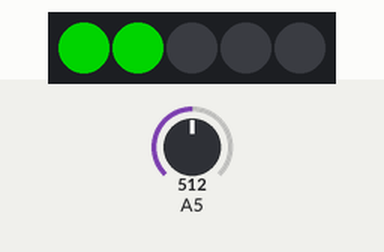
This sketch was run on a simulated Arduino Uno, built with avr-gcc and run on an emulated ATmega328P. On the bench: 5 RGB LEDs in strip order, left to right. The test bench sets the inputs (shaded band); at power-on: A5 = 512. Dim RGB values are drawn brighter than linear.

Above: at 1.8 s.
1.9 s: A5 set to 900
At 5.0 s:
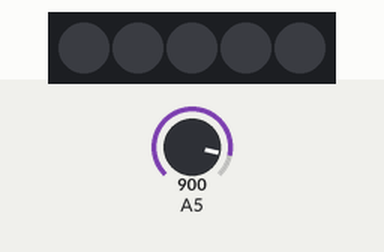
5.2 s: A5 set to 716
At 8.4 s:
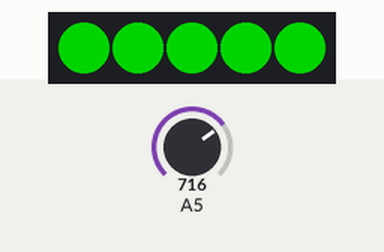
8.5 s: A5 set to 647
11.8 s: A5 set to 626
Timing chart, 0 to 14.3 s (numbered marks = the images above; inputs shaded):
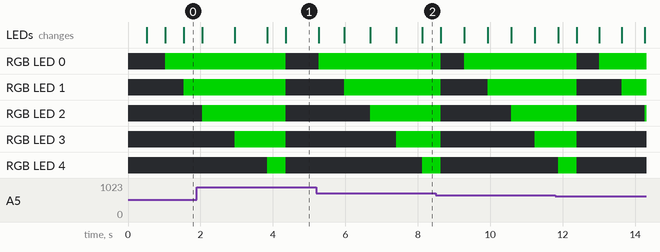

The sketch:

Fuellstand.ino
```cpp
#include <FastLED.h>


#define NUM_LEDS 5

#define DATA_PIN 3
#define CLOCK_PIN 13

CRGB leds[NUM_LEDS];

void setup() {
  FastLED.addLeds<NEOPIXEL, DATA_PIN>(leds, NUM_LEDS);
}

void loop() {
  delay(500);
  leds[0] = CRGB::Black;
  FastLED.show();
  leds[1] = CRGB::Black;
  FastLED.show();
  leds[2] = CRGB::Black;
  FastLED.show();
  leds[3] = CRGB::Black;
  FastLED.show();
  leds[4] = CRGB::Black;
  FastLED.show();


  int count = 0;
if(0==0){ //Füllstand dependancy
  while (count <= 4) {
    leds[count] = CRGB::Green;
    delay(analogRead(A5));
    FastLED.show();
    count++;
  }

}

  count = 0;
}
```
